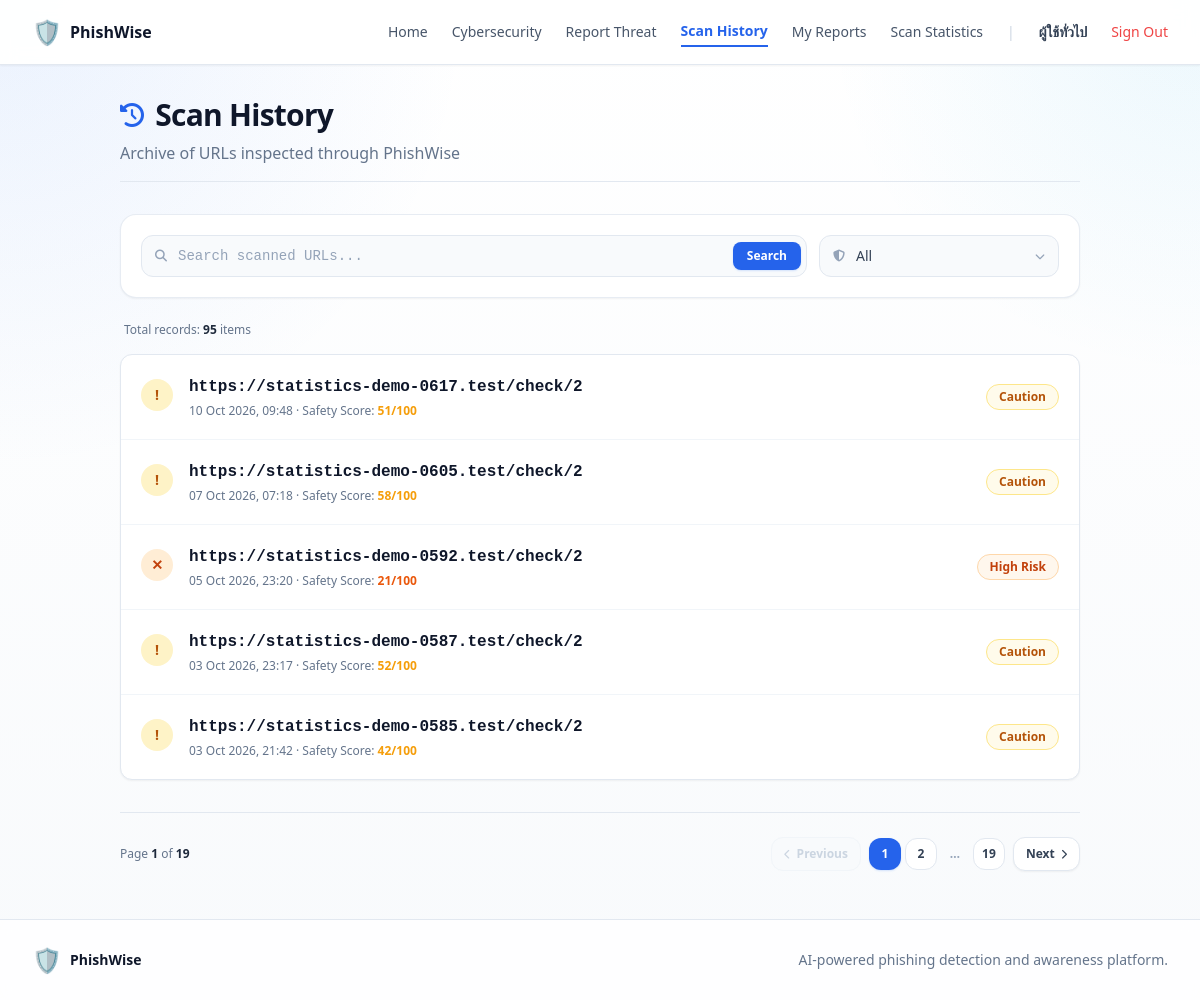
/scan-history/ (signed in), run on the app's committed database.
### detector/models.py (models this page shows, shortened)
class ScanHistory(models.Model):
	user = models.ForeignKey(
		settings.AUTH_USER_MODEL,
		on_delete=models.CASCADE,
		null=True,
		blank=True,
		related_name="scan_history",
	)
	url = models.TextField()
	source_type = models.CharField(max_length=20, default="direct_url")
	score = models.IntegerField()
	status = models.CharField(max_length=20)
	ai_risk_score = models.IntegerField()
	ssl_title = models.TextField()
	ssl_sub = models.TextField()
	domain_age = models.TextField()
	domain_sub = models.TextField()
	is_blacklisted = models.BooleanField(default=False)
	google_safe = models.BooleanField(default=True)
	location = models.TextField()
	has_redirection = models.BooleanField(default=False)
	timestamp = models.DateTimeField()
	@property
	def status_label(self):
		from .risk_levels import label_for_status
		return label_for_status(self.status)

### dashboard/views.py (the view)
# urls.py: path("scan-history/", views.scan_history_view, name="scan_history"),
@login_required(login_url="login")
def scan_history_view(request):
    query = request.GET.get("q", "").strip()
    selected_status = request.GET.get("status", "").strip()
    page_number = request.GET.get("page", 1)
    qs = ScanHistory.objects.filter(user=request.user).order_by("-timestamp")
    if selected_status and selected_status != "all":
        qs = qs.filter(status=selected_status)
    if query:
        qs = qs.filter(Q(url__icontains=query))
    paginator = Paginator(qs, 5)
    try:
        page_obj = paginator.page(page_number)
    except PageNotAnInteger:
        page_obj = paginator.page(1)
    except EmptyPage:
        page_obj = paginator.page(paginator.num_pages)
    elided_page_range = paginator.get_elided_page_range(
        number=page_obj.number, on_each_side=1, on_ends=1
    )
    risk_options = [
        {"key": key, "label": label} for _, key, label in RISK_LEVELS
    ]
    return render(
        request,
        "scan_history.html",
        {
            "scan_data": page_obj.object_list,
            "page_obj": page_obj,
            "paginator": paginator,
            "elided_page_range": elided_page_range,
            "query": query,
            "selected_status": selected_status,
            "risk_options": risk_options,
            "total_count": paginator.count,
            "current_user": current_user(request),
        },
    )

### templates/scan_history.html (shortened to what this page needs)
{% extends 'base.html' %}
{% block content %}
<main class="max-w-5xl mx-auto px-4 sm:px-6 lg:px-8 py-8 pb-12">
    <div class="mb-8 border-b border-slate-200 pb-4">
        <h1 class="text-3xl font-bold text-slate-900 tracking-tight flex items-center gap-3">
            <i class="fa-solid fa-clock-rotate-left text-blue-600 text-2xl"></i>
            <span>Scan History</span>
        </h1>
        <p class="text-slate-500 mt-2">Archive of URLs inspected through PhishWise</p>
    </div>
    <div class="bg-white rounded-2xl border border-slate-200/80 p-4 md:p-5 mb-6 shadow-sm">
        <form method="GET" action="{% url 'scan_history' %}" class="flex flex-col sm:flex-row items-stretch sm:items-center gap-3">
            <div class="relative flex-1 w-full">
                <i class="fa-solid fa-magnifying-glass absolute left-3.5 top-1/2 -translate-y-1/2 text-slate-400 text-xs"></i>
                <input
                    type="text"
                    name="q"
                    value="{{ query }}"
                    placeholder="Search scanned URLs..."
                    class="w-full pl-9 pr-24 py-2.5 bg-slate-50 border border-slate-200 rounded-xl text-xs md:text-sm text-slate-700 placeholder-slate-400 focus:outline-none focus:ring-2 focus:ring-blue-500/20 focus:border-blue-500 focus:bg-white transition-all font-mono"
                >
                <button type="submit" class="absolute right-1.5 top-1/2 -translate-y-1/2 px-3.5 py-1.5 bg-blue-600 hover:bg-blue-700 text-white text-xs font-bold rounded-lg transition-colors shadow-sm shadow-blue-500/20 cursor-pointer">
                    Search
                </button>
            </div>
            <div class="relative w-full sm:w-60 shrink-0">
                <select
                    name="status"
                    onchange="this.form.submit()"
                    class="w-full pl-9 pr-8 py-2.5 bg-slate-50 border border-slate-200 rounded-xl text-xs md:text-sm text-slate-700 font-medium focus:outline-none focus:ring-2 focus:ring-blue-500/20 focus:border-blue-500 focus:bg-white transition-all appearance-none cursor-pointer"
                >
                    <option value="all" {% if not selected_status or selected_status == 'all' %}selected{% endif %}>
                        All
                    </option>
                </select>
            </div>
        </form>
    </div>
    <div class="flex flex-wrap items-center justify-between gap-3 mb-4 px-1">
        <div class="text-xs text-slate-500 font-medium">
            {% if query or selected_status and selected_status != 'all' %}
                <span>Search results: Found <strong class="text-slate-800 font-bold">{{ total_count }}</strong> records</span>
                {% if query %}
                    <span class="ml-1">(Keyword: <strong class="text-blue-600">"{{ query }}"</strong>)</span>
                {% endif %}
                {% if selected_status and selected_status != 'all' %}
                    <span class="ml-1">(Level: <strong class="text-blue-600">
                        {% for opt in risk_options %}{% if opt.key == selected_status %}{{ opt.label }}{% endif %}{% endfor %}
                    </strong>)</span>
                {% endif %}
            {% else %}
                <span>Total records: <strong class="text-slate-800 font-bold">{{ total_count }}</strong> items</span>
            {% endif %}
        </div>
    </div>
    <div class="bg-white rounded-xl shadow-sm border border-slate-200 overflow-hidden">
        {% if scan_data %}
            <div class="divide-y divide-slate-100">
                {% for item in scan_data %}
                    <div class="p-5 hover:bg-slate-50 transition flex flex-col sm:flex-row gap-4 items-start sm:items-center justify-between">
                        <div class="flex items-start gap-4 overflow-hidden flex-1">
                            <div class="mt-1 p-2 rounded-full font-bold text-sm w-8 h-8 flex items-center justify-center shrink-0
                                {% if item.status == 'safe' %}bg-emerald-100 text-emerald-700
                                {% elif item.status == 'mostly_safe' %}bg-teal-100 text-teal-700
                                {% elif item.status == 'warning' %}bg-amber-100 text-amber-700
                                {% elif item.status == 'mostly_danger' %}bg-orange-100 text-orange-700
                                {% else %}bg-rose-100 text-rose-700{% endif %}">
                                {% if item.status == 'safe' or item.status == 'mostly_safe' %}✓{% elif item.status == 'warning' %}!{% else %}✕{% endif %}
                            </div>
                            <div class="min-w-0 flex-1">
                                <p class="text-slate-900 font-bold truncate text-base font-mono">{{ item.url }}</p>
                                <p class="text-xs text-slate-500 mt-1">
                                    {{ item.timestamp|date:'d M Y, H:i' }} · Safety Score:
                                    <span class="font-bold
                                        {% if item.status == 'safe' %}text-emerald-600
                                        {% elif item.status == 'mostly_safe' %}text-teal-600
                                        {% elif item.status == 'warning' %}text-amber-500
                                        {% elif item.status == 'mostly_danger' %}text-orange-600
                                        {% else %}text-rose-600{% endif %}">
                                        {{ item.score }}/100
                                    </span>
                                </p>
                            </div>
                        </div>
                        <div class="px-3 py-1 rounded-full text-xs font-bold border shrink-0
                            {% if item.status == 'safe' %}bg-emerald-50 text-emerald-700 border-emerald-200
                            {% elif item.status == 'mostly_safe' %}bg-teal-50 text-teal-700 border-teal-200
                            {% elif item.status == 'warning' %}bg-amber-50 text-amber-700 border-amber-200
                            {% elif item.status == 'mostly_danger' %}bg-orange-50 text-orange-700 border-orange-200
                            {% else %}bg-rose-50 text-rose-700 border-rose-200{% endif %}">
                            {{ item.status_label }}
                        </div>
                    </div>
                {% endfor %}
            </div>
        {% endif %}
    </div>
    {% if page_obj.paginator.num_pages > 1 %}
    <div class="mt-8 flex flex-col sm:flex-row items-center justify-between gap-4 pt-6 border-t border-slate-200">
        <p class="text-xs text-slate-500 font-medium order-2 sm:order-1">
            Page <strong class="text-slate-800 font-bold">{{ page_obj.number }}</strong> of <strong class="text-slate-800 font-bold">{{ page_obj.paginator.num_pages }}</strong>
        </p>
        <nav class="inline-flex items-center gap-1 sm:gap-1.5 order-1 sm:order-2 flex-wrap justify-center" aria-label="Pagination">
            {% if page_obj.has_previous %}
            <a href="?page={{ page_obj.previous_page_number }}{% if query %}&q={{ query }}{% endif %}{% if selected_status %}&status={{ selected_status }}{% endif %}" class="inline-flex items-center gap-1.5 px-3 py-2 rounded-xl text-xs font-bold text-slate-700 bg-white border border-slate-200 hover:bg-slate-50 hover:border-slate-300 transition-all shadow-sm">
                <i class="fa-solid fa-chevron-left text-[10px]"></i>
                <span>Previous</span>
            </a>
            {% else %}
            <span class="inline-flex items-center gap-1.5 px-3 py-2 rounded-xl text-xs font-bold text-slate-300 bg-slate-50 border border-slate-100 cursor-not-allowed">
                <i class="fa-solid fa-chevron-left text-[10px]"></i>
                <span>Previous</span>
            </span>
            {% endif %}
            <div class="flex items-center gap-1 px-0.5">
                {% for num in elided_page_range %}
                    {% if num == page_obj.paginator.ELLIPSIS %}
                    <span class="w-7 h-8 flex items-center justify-center text-xs text-slate-400 font-bold select-none">…</span>
                    {% elif page_obj.number == num %}
                    <span class="w-8 h-8 rounded-xl bg-blue-600 text-white font-bold text-xs flex items-center justify-center shadow-sm shadow-blue-500/20">
                        {{ num }}
                    </span>
                    {% else %}
                    <a href="?page={{ num }}" class="w-8 h-8 rounded-xl bg-white hover:bg-slate-50 text-slate-700 border border-slate-200 text-xs font-bold flex items-center justify-center transition-all hover:border-slate-300">
                        {{ num }}
                    </a>
                    {% endif %}
                {% endfor %}
            </div>
            {% if page_obj.has_next %}
            <a href="?page={{ page_obj.next_page_number }}{% if query %}&q={{ query }}{% endif %}{% if selected_status %}&status={{ selected_status }}{% endif %}" class="inline-flex items-center gap-1.5 px-3 py-2 rounded-xl text-xs font-bold text-slate-700 bg-white border border-slate-200 hover:bg-slate-50 hover:border-slate-300 transition-all shadow-sm">
                <span>Next</span>
                <i class="fa-solid fa-chevron-right text-[10px]"></i>
            </a>
            {% else %}
            <span class="inline-flex items-center gap-1.5 px-3 py-2 rounded-xl text-xs font-bold text-slate-300 bg-slate-50 border border-slate-100 cursor-not-allowed">
                <span>Next</span>
                <i class="fa-solid fa-chevron-right text-[10px]"></i>
            </span>
            {% endif %}
        </nav>
    </div>
    {% endif %}
</main>
{% endblock %}

### templates/base.html (shortened to what this page needs)
{% load static %}
<!doctype html>
<html lang="en">
<head>
	<script src="https://cdn.tailwindcss.com"></script>
	<link rel="stylesheet" href="https://cdnjs.cloudflare.com/ajax/libs/font-awesome/6.5.1/css/all.min.css">
	<link rel="stylesheet" href="{% static 'css/app.css' %}">
</head>
<body class="flex min-h-screen flex-col bg-background text-primary font-sans antialiased">
	{% if not hide_navbar %}
		{% include 'partials/navbar.html' %}
	{% endif %}
	<div class="flex flex-1 flex-col">
		<main class="flex-1">
			{% block content %}{% endblock %}
		</main>
		<footer class="mt-auto border-t border-slate-200 bg-white/80 backdrop-blur">
			<div class="mx-auto flex max-w-7xl flex-col gap-3 px-4 py-6 text-sm text-slate-500 sm:flex-row sm:items-center sm:justify-between sm:px-6 lg:px-8">
				<div class="flex items-center gap-2 font-semibold text-slate-900">
					<span class="text-2xl text-blue-600">🛡</span>
					<span>PhishWise</span>
				</div>
				<p>AI-powered phishing detection and awareness platform.</p>
			</div>
		</footer>
	</div>
</body>
</html>

### templates/partials/navbar.html (shortened to what this page needs)
<nav class="sticky top-0 z-[1000] bg-white/95 backdrop-blur border-b border-slate-200 shadow-sm">
    <div class="max-w-7xl mx-auto px-4 sm:px-6 lg:px-8 h-16 flex items-center justify-between">
        <a href="{% url 'home' %}" class="flex items-center gap-2 font-bold text-slate-900">
            <span class="text-blue-600 text-2xl">🛡</span>
            <span>PhishWise</span>
        </a>
        <div class="hidden md:flex items-center gap-6 text-sm font-medium text-slate-600">
            <a href="{% url 'home' %}"
               class="transition py-1 {% if request.resolver_match.url_name == 'home' %}text-blue-600 font-bold border-b-2 border-blue-600{% else %}hover:text-blue-600{% endif %}">
                Home
            </a>
            <a href="{% url 'knowledge' %}"
               class="transition py-1 {% if request.resolver_match.url_name == 'knowledge' %}text-blue-600 font-bold border-b-2 border-blue-600{% else %}hover:text-blue-600{% endif %}">
                Cybersecurity
            </a>
            {% if current_user %}
                <a href="{% url 'report' %}"
                   class="transition py-1 {% if request.resolver_match.url_name == 'report' %}text-blue-600 font-bold border-b-2 border-blue-600{% else %}hover:text-blue-600{% endif %}">
                    Report Threat
                </a>
                <a href="{% url 'scan_history' %}"
                   class="transition py-1 {% if request.resolver_match.url_name == 'scan_history' %}text-blue-600 font-bold border-b-2 border-blue-600{% else %}hover:text-blue-600{% endif %}">
                    Scan History
                </a>
                <a href="{% url 'history' %}"
                   class="transition py-1 {% if request.resolver_match.url_name == 'history' %}text-blue-600 font-bold border-b-2 border-blue-600{% else %}hover:text-blue-600{% endif %}">
                    My Reports
                </a>
                <a href="{% if current_user.role == 'ADMIN' %}{% url 'admin' %}{% else %}{% url 'dashboard' %}{% endif %}"
                   class="transition py-1 {% if request.resolver_match.url_name == 'dashboard' or request.resolver_match.url_name == 'admin' %}text-blue-600 font-bold border-b-2 border-blue-600{% else %}hover:text-blue-600{% endif %}">
                    {% if current_user.role == 'ADMIN' %}Admin Portal{% else %}Scan Statistics{% endif %}
                </a>
                <span class="text-slate-300">|</span>
                <span class="text-slate-700 font-semibold">{{ current_user.name }}</span>
                <a href="{% url 'logout' %}" class="text-red-500 hover:text-red-600 font-medium">Sign Out</a>
            {% else %}
                <a href="{% url 'login' %}" class="transition py-1 {% if request.resolver_match.url_name == 'login' %}text-blue-600 font-bold{% else %}hover:text-blue-600{% endif %}">Sign In</a>
                <a href="{% url 'register' %}" class="px-4 py-2 rounded-lg bg-blue-600 text-white hover:bg-blue-700">Sign Up</a>
            {% endif %}
        </div>
    </div>
</nav>

### data on the page
ScanHistory: url "https://statistics-demo-0617.test/check/2", timestamp "10 Oct 2026, 09:48", score "51", status_label "Caution"
ScanHistory: url "https://statistics-demo-0605.test/check/2", timestamp "07 Oct 2026, 07:18", score "58", status_label "Caution"
ScanHistory: url "https://statistics-demo-0592.test/check/2", timestamp "05 Oct 2026, 23:20", score "21", status_label "High Risk"
ScanHistory: url "https://statistics-demo-0587.test/check/2", timestamp "03 Oct 2026, 23:17", score "52", status_label "Caution"
ScanHistory: url "https://statistics-demo-0585.test/check/2", timestamp "03 Oct 2026, 21:42", score "42", status_label "Caution"

### other printed values
{{ current_user.name }} "ผู้ใช้ทั่วไป"
{{ total_count }} "95"
{{ page_obj.number }} "1"
{{ page_obj.paginator.num_pages }} "19"
{{ num }} "1"
{{ num }} "2" "19"
